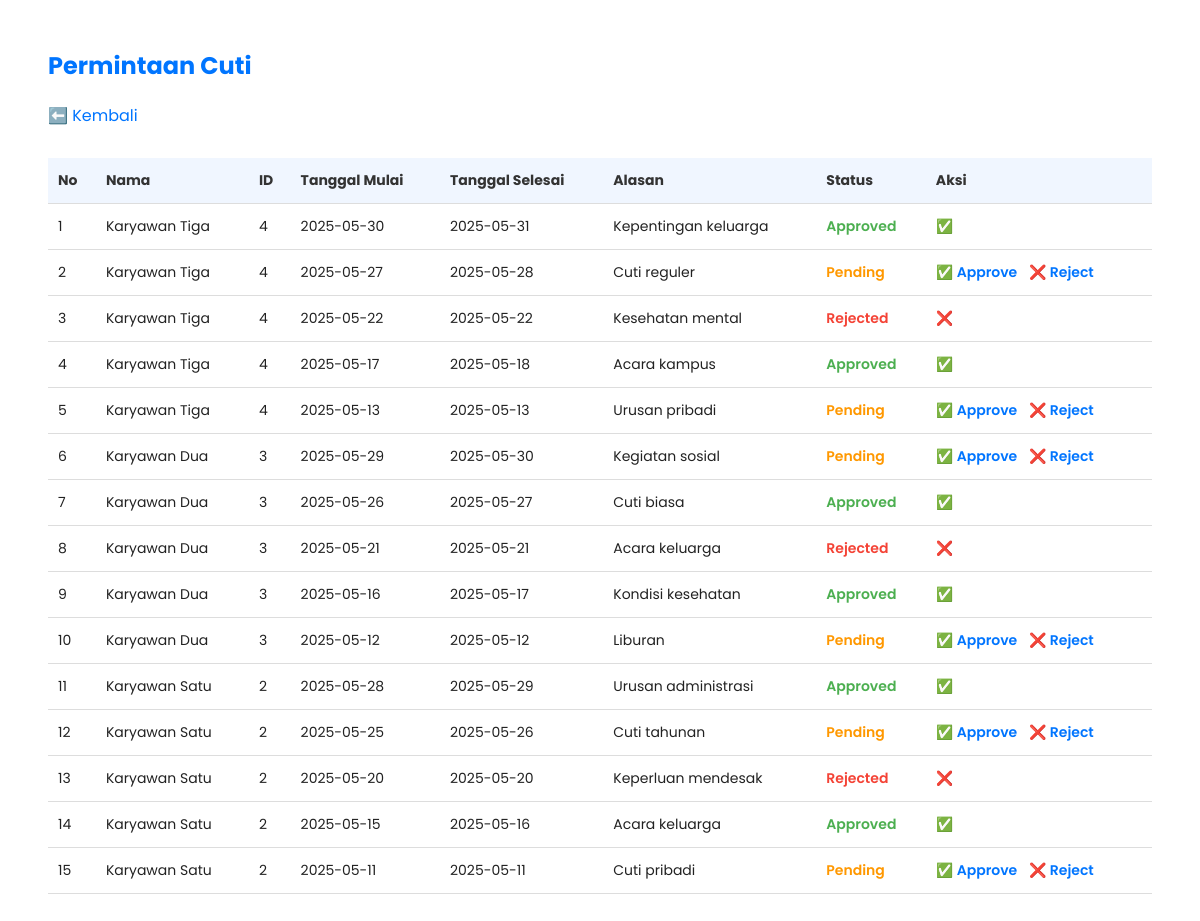
The page /admin/view_leave_requests.php (signed in) on the database its author committed.
### tables this page shows
CREATE TABLE leave_requests (
    id INT AUTO_INCREMENT PRIMARY KEY,
    employee_id INT NOT NULL,
    start_date DATE NOT NULL,
    end_date DATE NOT NULL,
    reason TEXT NOT NULL,
    status ENUM('Pending','Approved','Rejected') DEFAULT 'Pending',
    FOREIGN KEY (employee_id) REFERENCES employees(id)
);

CREATE TABLE employees (
    id INT AUTO_INCREMENT PRIMARY KEY,
    name VARCHAR(100) NOT NULL,
    email VARCHAR(100) NOT NULL UNIQUE,
    password VARCHAR(255) NOT NULL,
    role ENUM('admin','user') DEFAULT 'user'
);

### admin/view_leave_requests.php (the view, shortened to what this page needs)
<?php
include '../config/db.php';
$sql = "SELECT lr.id, e.id AS employee_id, e.name AS employee_name, lr.start_date, lr.end_date, lr.reason, lr.status
        FROM leave_requests lr
        JOIN employees e ON lr.employee_id = e.id
        ORDER BY lr.id DESC";
$result = $conn->query($sql);
?>
<!DOCTYPE html>
<html lang="id">
<head>
</head>
<body>
    <h2>Permintaan Cuti</h2>
    <a href="view_employees.php">⬅️ Kembali</a>
    <table>
        <tr>
            <th>No</th>
            <th>Nama</th>
            <th>ID</th>
            <th>Tanggal Mulai</th>
            <th>Tanggal Selesai</th>
            <th>Alasan</th>
            <th>Status</th>
            <th>Aksi</th>
        </tr>
        <?php $i = 1; ?>
        <?php while ($row = $result->fetch_assoc()): ?>
            <tr>
                <td><?= $i++ ?></td>
                <td><?= $row['employee_name'] ?></td>
                <td><?= $row['employee_id'] ?></td>
                <td><?= $row['start_date'] ?></td>
                <td><?= $row['end_date'] ?></td>
                <td><?= nl2br($row['reason']) ?></td>
                <td class="status-<?= strtolower($row['status']) ?>">
                    <?= $row['status'] ?>
                </td>
                <td>
                    <?php if ($row['status'] == 'Pending'): ?>
                        <a href="approve_leave.php?id=<?= $row['id'] ?>&action=approve">✅ Approve</a>
                        <a href="approve_leave.php?id=<?= $row['id'] ?>&action=reject">❌ Reject</a>
                    <?php else: ?>
                        <?= $row['status'] == 'Approved' ? '✅' : '❌' ?>
                    <?php endif; ?>
                </td>
            </tr>
        <?php endwhile; ?>
    </table>
</body>
</html>

### admin/view_leave_requests.php (style rules this page uses)
* { font-family: 'Poppins', sans-serif; box-sizing: border-box; }
body { background-color: #fff; padding: 20px 40px; color: #222; }
h2 { color: #0075FF; margin-bottom: 20px; }
a { text-decoration: none; color: #0075FF; margin-right: 15px; }
table { width: 100%; border-collapse: collapse; margin-top: 30px; margin-bottom: 30px; }
th, td { padding: 12px 10px; text-align: left; border-bottom: 1px solid #ddd; font-size: 14px; }
th { background-color: #f0f6ff; color: #333; }
.status-pending { color: #ff9800; font-weight: 600; }
.status-approved { color: #4caf50; font-weight: 600; }
.status-rejected { color: #f44336; font-weight: 600; }
td a { margin-right: 8px; font-weight: 600; }

### rows shown on the page
leave_requests: employee.name "Karyawan Tiga", employee "4", start_date "2025-05-30", end_date "2025-05-31", reason "Kepentingan keluarga", status "Approved"
leave_requests: employee.name "Karyawan Tiga", employee "4", start_date "2025-05-27", end_date "2025-05-28", reason "Cuti reguler", status "Pending"
leave_requests: employee.name "Karyawan Tiga", employee "4", start_date "2025-05-22", end_date "2025-05-22", reason "Kesehatan mental", status "Rejected"
leave_requests: employee.name "Karyawan Tiga", employee "4", start_date "2025-05-17", end_date "2025-05-18", reason "Acara kampus", status "Approved"
leave_requests: employee.name "Karyawan Tiga", employee "4", start_date "2025-05-13", end_date "2025-05-13", reason "Urusan pribadi", status "Pending"
leave_requests: employee.name "Karyawan Dua", employee "3", start_date "2025-05-29", end_date "2025-05-30", reason "Kegiatan sosial", status "Pending"
leave_requests: employee.name "Karyawan Dua", employee "3", start_date "2025-05-26", end_date "2025-05-27", reason "Cuti biasa", status "Approved"
leave_requests: employee.name "Karyawan Dua", employee "3", start_date "2025-05-21", end_date "2025-05-21", reason "Acara keluarga", status "Rejected"
leave_requests: employee.name "Karyawan Dua", employee "3", start_date "2025-05-16", end_date "2025-05-17", reason "Kondisi kesehatan", status "Approved"
leave_requests: employee.name "Karyawan Dua", employee "3", start_date "2025-05-12", end_date "2025-05-12", reason "Liburan", status "Pending"
leave_requests: employee.name "Karyawan Satu", employee "2", start_date "2025-05-28", end_date "2025-05-29", reason "Urusan administrasi", status "Approved"
leave_requests: employee.name "Karyawan Satu", employee "2", start_date "2025-05-25", end_date "2025-05-26", reason "Cuti tahunan", status "Pending"
leave_requests: employee.name "Karyawan Satu", employee "2", start_date "2025-05-20", end_date "2025-05-20", reason "Keperluan mendesak", status "Rejected"
leave_requests: employee.name "Karyawan Satu", employee "2", start_date "2025-05-15", end_date "2025-05-16", reason "Acara keluarga", status "Approved"
leave_requests: employee.name "Karyawan Satu", employee "2", start_date "2025-05-11", end_date "2025-05-11", reason "Cuti pribadi", status "Pending"
